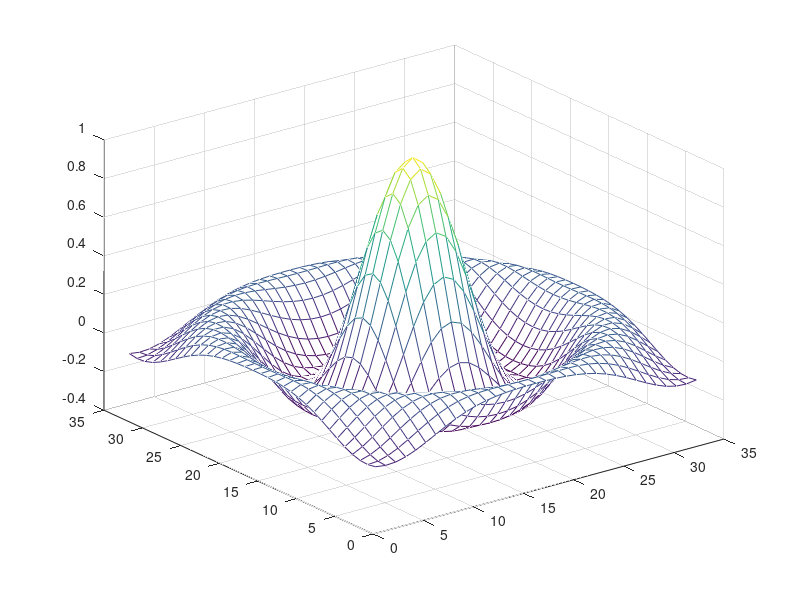

Write MATLAB code to recreate this figure. (Note: this script raises an error after producing the figure.)
figure;
[X,Y] = meshgrid(-8:.5:8);
R = sqrt(X.^2 + Y.^2) + eps;
Z = sin(R)./R;
mesh(Z);

p = plotlyfigure(gcf); 
plotly(p); 